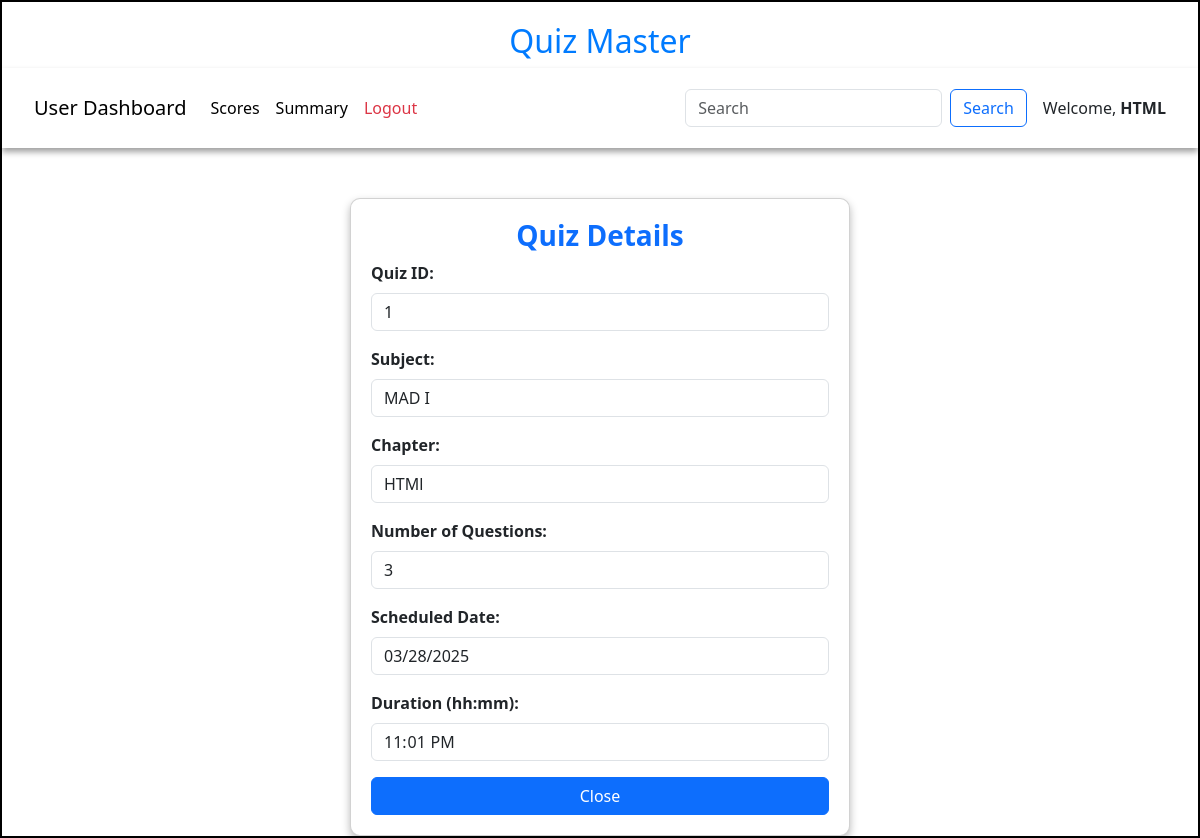
The page /view_quiz/1/HTML on the database as committed earlier.
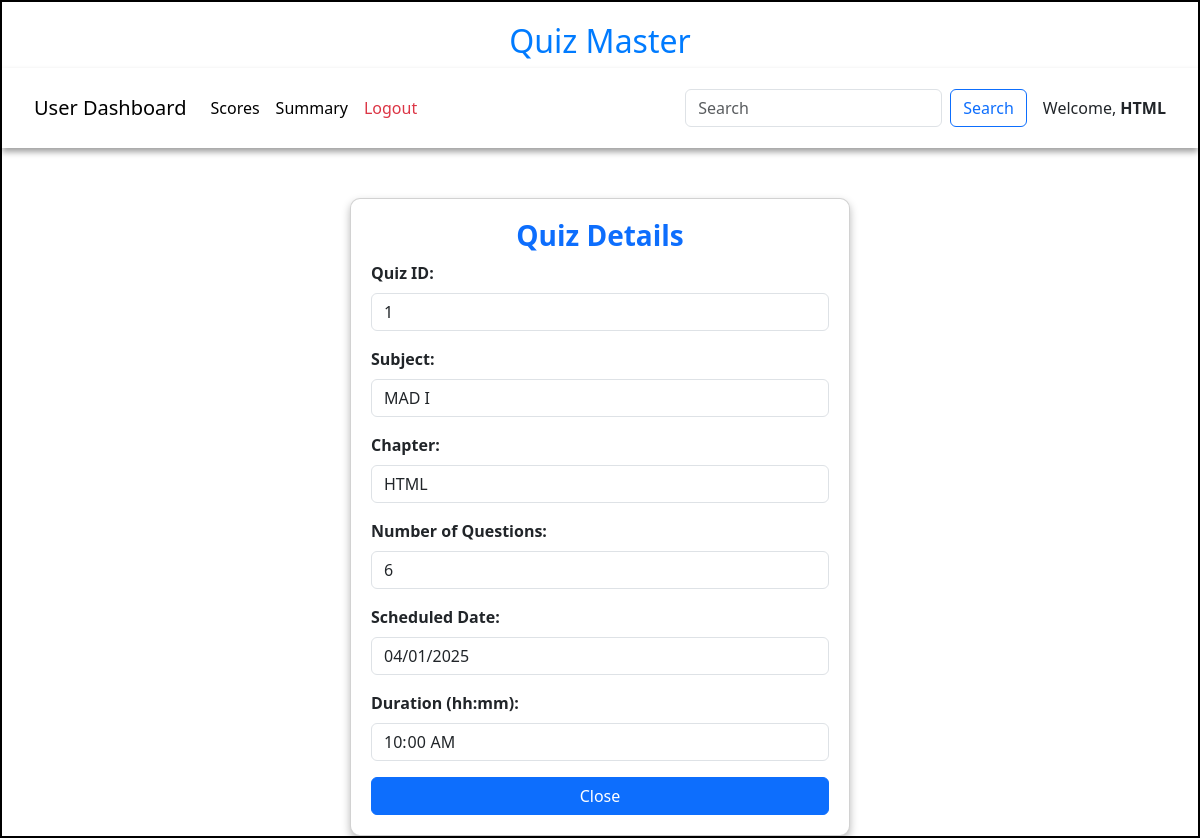
The same page on the database as committed later.
### models/models.py (models this page shows)
class Chapter(db.Model):
    id=db.Column(db.Integer,primary_key=True)
    name=db.Column(db.String,unique=True,nullable=False)
    description=db.Column(db.String)
    Subject_id = db.Column(db.Integer,db.ForeignKey("subject.id"),nullable=False)
    quizes = db.relationship("Quiz",cascade="all,delete",backref="chapter",lazy=True)

class Quiz(db.Model):
    id=db.Column(db.Integer,primary_key=True)
    name = db.Column(db.String,unique=True,nullable=False)
    Chapter_id = db.Column(db.Integer,db.ForeignKey("chapter.id"),nullable=False)
    date_of_quiz = db.Column(db.Date(),nullable=False)
    time_duration = db.Column(db.Time(),nullable =False)
    remarks=db.Column(db.String)
    scores= db.relationship("Score",cascade="all,delete",backref="quiz",lazy=True)
    questions = db.relationship("Question",cascade="all,delete",backref="quiz",lazy=True)

### controllers/controller.py (the view)
@app.route('/view_quiz/<id>/<name>')
def view_quiz(id,name):
    quiz = get_quiz(id)
    chapter = Chapter.query.filter_by(id=quiz.Chapter_id).first()
    subject = Subject.query.filter_by(id=chapter.Subject_id).first()
    return render_template("view_quiz.html",quiz=quiz,name=name,chapter=chapter,subject=subject)

### controllers/controller.py (called while the page is built)
def  get_quiz(id):
    quiz = Quiz.query.filter_by(id=id).first()
    return quiz

### templates/view_quiz.html (shortened to what this page needs)
<!DOCTYPE html>
<html lang="en">
<head>
    <link href="https://cdn.jsdelivr.net/npm/bootstrap@5.3.3/dist/css/bootstrap.min.css" rel="stylesheet">
    <link rel="stylesheet" href="/static/css/style.css">
</head>
<body>
    <div id="container">
        <h1 id="heading">Quiz Master</h1>
        <nav class="navbar navbar-expand-lg navbar-light bg-white">
            <div class="container-fluid">
                <a class="navbar-brand" href="#">User Dashboard</a>
                <div class="collapse navbar-collapse" id="navbarNav">
                    <ul class="navbar-nav me-auto">
                        <li class="nav-item">
                            <a class="nav-link active" href="/user_scores/{{ name }}">Scores</a>
                        </li>
                        <li class="nav-item">
                            <a class="nav-link active" href="/user_summary/{{name}}">Summary</a>
                        </li>
                        <li class="nav-item">
                            <a class="nav-link text-danger" href="/login">Logout</a>
                        </li>
                    </ul>
                    <form class="d-flex" method="POST" action="/search/{{name}}">
                        <input class="form-control me-2" type="search" placeholder="Search" name="search_txt" id="search_txt">
                        <button class="btn btn-outline-primary" type="submit">Search</button>
                    </form>
                </div>
                <span class="ms-3">Welcome, <strong>{{name}}</strong></span>
            </div>
        </nav>
        <div id="quiz_detail-panel" style="margin: auto;margin-top: 50px; width: 500px;">
            <div class="card">
                <h3 class="text-center text-primary fw-bold">Quiz Details</h3>
            <form action="/view_quiz/{{quiz.id}}/{{name}}" method="POST">
                <div class="mb-3">
                    <label class="form-label"><b>Quiz ID:</b></label>
                    <input type="text" class="form-control" value="{{quiz.id}}" readonly>
                </div>
                <div class="mb-3">
                    <label class="form-label"><b>Subject:</b></label>
                    <input type="text" class="form-control" value="{{subject.name}}" readonly>
                </div>
                <div class="mb-3">
                    <label class="form-label"><b>Chapter:</b></label>
                    <input type="text" class="form-control" value="{{chapter.name}}" readonly>
                </div>
                <div class="mb-3">
                    <label class="form-label"><b>Number of Questions:</b></label>
                    <input type="text" class="form-control" value="{{quiz.questions | length}}" readonly>
                </div>
                <div class="mb-3">
                    <label class="form-label"><b>Scheduled Date:</b></label>
                    <input type="date" class="form-control" value="{{quiz.date_of_quiz}}" readonly>
                </div>
                <div class="mb-3">
                    <label class="form-label"><b>Duration (hh:mm):</b></label>
                    <input type="time" class="form-control" value="{{quiz.time_duration}}" readonly>
                </div>
                <div class="d-grid">
                    <a href="/user/{{name}}" class="btn btn-primary btn-custom">Close</a>
                </div>
            </form>
            </div>
        </div>
    </div>
</body>
</html>

Rows that differ between the two databases and show on the page:
changed Quiz id 1: date_of_quiz "03/28/2025" → "04/01/2025"; time_duration "23:01:00" → "10:00:00"
changed Chapter: name "HTMl" → "HTML"
Other text that changed with them:
form field questions|length: "3" → "6"
